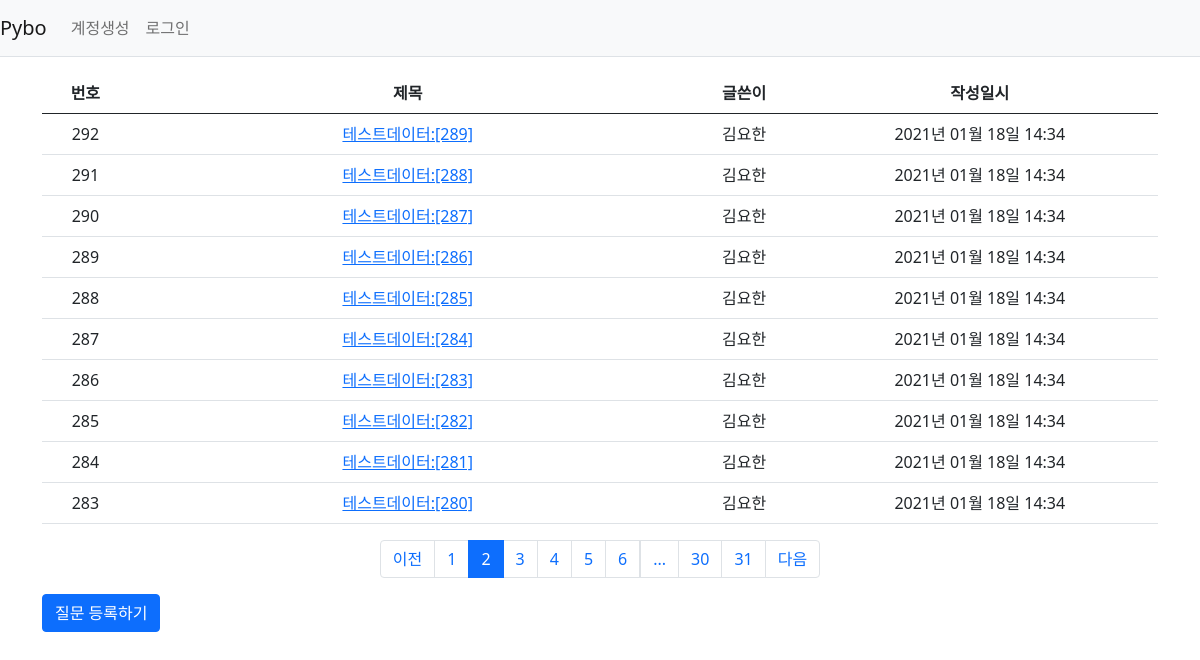
/question/list/?page=2, run on the app's committed database.
### pybo/models.py (models this page shows)
class Question(db.Model):
    id = db.Column(db.Integer, primary_key=True)
    subject = db.Column(db.String(200), nullable=False)
    content = db.Column(db.Text(), nullable=False) # 글자수 제한없음 Text
    create_date = db.Column(db.DateTime(), nullable=False)
    user_id = db.Column(db.Integer, db.ForeignKey(
        'user.id', ondelete='CASCADE'), nullable=False) # server_default='1')
    user = db.relationship('User', backref=db.backref('question_set'))
    modify_date = db.Column(db.DateTime(), nullable=True)

class User(db.Model):
    id = db.Column(db.Integer, primary_key=True)
    username = db.Column(db.String(150), unique=True, nullable=False)
    password = db.Column(db.String(200), nullable=False)
    email = db.Column(db.String(120), unique=True, nullable=False)

### pybo/views/question_views.py (the view)
@bp.route('/list/')
def _list():
    page = request.args.get('page', type=int, default=1)  # 페이지
    question_list = Question.query.order_by(Question.create_date.desc())
    question_list = question_list.paginate(page, per_page=10)
    return render_template('questions/question_list.html', question_list=question_list)

### pybo/filter.py (called while the page is built)
def format_datetime(value, fmt='%Y년 %m월 %d일 %H:%M'):
    return value.strftime(fmt)

### pybo/views/auth_views.py (called while the page is built)
@bp.before_app_request
def load_logged_in_user():
    user_id = session.get('user_id')
    if user_id is None:
        g.user = None
    else:
        g.user = User.query.get(user_id)

### pybo/templates/questions/question_list.html (shortened to what this page needs)
{% extends 'base.html' %}
{% block content %}
<div class="container my-3">
    <table class="table">
        <thead>
        <tr class="text-center thead-dark">
            <th> 번호</th>
            <th style="width:50%"> 제목 </th>
            <th> 글쓴이 </th>
            <th> 작성일시 </th>
        </tr>
        </thead>
        <tbody>
        {% if question_list %}
        {% for question in question_list.items %}
        <tr  class="text-center">
            <td>{{ question_list.total - ((question_list.page-1) * question_list.per_page) - loop.index0 }}</td>
            <td class="text-left">
                <a href="{{ url_for('question.detail', question_id=question.id)}}">{{ question.subject }}</a>
            </td>
            <td> {{ question.user.username }}</td>
            <td>{{ question.create_date|datetime }}</td>
        </tr>
        {% endfor %}
        {% else %}
        <tr>
            <td colspan="3"> 질문이 없습니다. </td>
        </tr>
        {% endif %}
        </tbody>
    </table>
    <ul class="pagination justify-content-center">
        {% if question_list.has_prev %}
        <li class="page-item">
            <a class="page-link" href="?page={{ question_list.prev_num }}">이전</a>
        </li>
        {% else %}
        <li class="page-item disabled">
            <a class="page-link" tabindex="-1" aria-disabled="true" href="#">이전</a>
        </li>
        {% endif %}
        {% for page_num in question_list.iter_pages() %}
            {% if page_num %}
                {% if page_num != question_list.page %}
                <li class="page-item">
                    <a class="page-link" href="?page={{ page_num }}"> {{ page_num }}</a>
                </li>
                {% else %}
                <li class="page-item active" aria-current="page">
                    <a class="page-link" href="#">{{ page_num }}</a>
                </li>
                {% endif %}
            {% else %}
                <li class="disabled">
                    <a class="page-link" href="#"> ... </a>
                </li>
            {% endif %}
        {% endfor %}
        {% if question_list.has_next %}
        <li class="page-item">
            <a class="page-link" href="?page={{ question_list.next_num }}">다음</a>
        </li>
        {% else %}
        <li class="page-item disabled">
            <a class="page-link" tabindex="-1" aria-disabled="true" href="#">다음</a>
        </li>
        {% endif %}
    </ul>
    <a href="{{ url_for('question.create') }}" class="btn btn-primary"> 질문 등록하기 </a>
</div>
{% endblock %}

### data on the page
Question: total "292", subject "테스트데이터:[289]", user.username "김요한", create_date "2021년 01월 18일 14:34"
Question: total "291", subject "테스트데이터:[288]", user.username "김요한", create_date "2021년 01월 18일 14:34"
Question: total "290", subject "테스트데이터:[287]", user.username "김요한", create_date "2021년 01월 18일 14:34"
Question: total "289", subject "테스트데이터:[286]", user.username "김요한", create_date "2021년 01월 18일 14:34"
Question: total "288", subject "테스트데이터:[285]", user.username "김요한", create_date "2021년 01월 18일 14:34"
Question: total "287", subject "테스트데이터:[284]", user.username "김요한", create_date "2021년 01월 18일 14:34"
Question: total "286", subject "테스트데이터:[283]", user.username "김요한", create_date "2021년 01월 18일 14:34"
Question: total "285", subject "테스트데이터:[282]", user.username "김요한", create_date "2021년 01월 18일 14:34"
Question: total "284", subject "테스트데이터:[281]", user.username "김요한", create_date "2021년 01월 18일 14:34"
Question: total "283", subject "테스트데이터:[280]", user.username "김요한", create_date "2021년 01월 18일 14:34"

### other printed values
{{ page_num }} "1" "3" "4" "5" "6" "30" "31"
{{ page_num }} "2"
